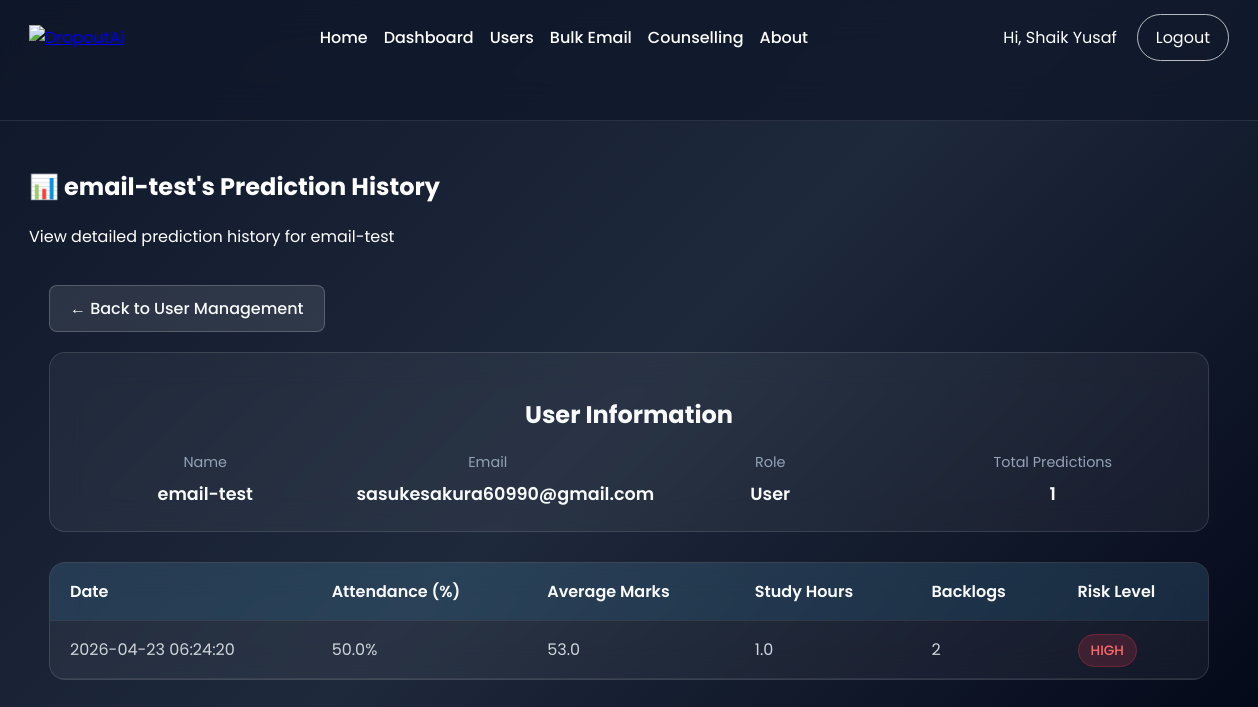
Screenshot of /admin/user_history/5 (signed in) with the database file from the repository.
### tables this page shows
CREATE TABLE users (
            id INTEGER PRIMARY KEY AUTOINCREMENT,
            name TEXT NOT NULL,
            email TEXT NOT NULL UNIQUE,
            password TEXT NOT NULL,
            role TEXT NOT NULL
        );

CREATE TABLE predictions (
            id INTEGER PRIMARY KEY AUTOINCREMENT,
            user_id INTEGER NOT NULL,
            attendance REAL NOT NULL,
            avg_marks REAL NOT NULL,
            study_hours REAL NOT NULL,
            backlogs INTEGER NOT NULL,
            risk_level TEXT NOT NULL,
            prediction_date TIMESTAMP DEFAULT CURRENT_TIMESTAMP,
            FOREIGN KEY (user_id) REFERENCES users (id)
        );

### app.py (the view)
@app.route('/admin/user_history/<int:user_id>')
@admin_required
def admin_user_history(user_id):
    user = query_db('SELECT * FROM users WHERE id = ?', [user_id], one=True)
    if not user:
        flash('User not found.', 'error')
        return redirect(url_for('admin_users'))
    predictions = query_db(
        'SELECT * FROM predictions WHERE user_id = ? ORDER BY prediction_date DESC',
        [user_id]
    )
    history_data = []
    for pred in predictions:
        history_data.append({
            'id': pred['id'],
            'attendance': pred['attendance'],
            'avg_marks': pred['avg_marks'],
            'study_hours': pred['study_hours'],
            'backlogs': pred['backlogs'],
            'risk_level': pred['risk_level'],
            'prediction_date': pred['prediction_date']
        })
    return render_template('admin_user_history.html',
                         user=user,
                         predictions=history_data)

### app.py (called while the page is built)
def get_db():
    db = getattr(g, '_database', None)
    if db is None:
        db = g._database = sqlite3.connect(DATABASE)
        db.row_factory = sqlite3.Row
    return db

def query_db(query, args=(), one=False):
    cur = get_db().execute(query, args)
    rv = cur.fetchall()
    cur.close()
    return (rv[0] if rv else None) if one else rv

def init_db():
    db = get_db()
    db.execute(
        '''CREATE TABLE IF NOT EXISTS users (
            id INTEGER PRIMARY KEY AUTOINCREMENT,
            name TEXT NOT NULL,
            email TEXT NOT NULL UNIQUE,
            password TEXT NOT NULL,
            role TEXT NOT NULL
        )'''
    )
    db.execute(
        '''CREATE TABLE IF NOT EXISTS predictions (
            id INTEGER PRIMARY KEY AUTOINCREMENT,
            user_id INTEGER NOT NULL,
            attendance REAL NOT NULL,
            avg_marks REAL NOT NULL,
            study_hours REAL NOT NULL,
            backlogs INTEGER NOT NULL,
            risk_level TEXT NOT NULL,
            prediction_date TIMESTAMP DEFAULT CURRENT_TIMESTAMP,
            FOREIGN KEY (user_id) REFERENCES users (id)
        )'''
    )
    db.commit()

@login_manager.user_loader
def load_user(user_id):
    user = query_db('SELECT * FROM users WHERE id = ?', [user_id], one=True)
    if user:
        return User(user['id'], user['name'], user['email'], user['role'])
    return None

@app.before_request
def before_request():
    init_db()

@app.context_processor
def inject_user():
    return {
        'logged_in': current_user.is_authenticated
    }

@app.teardown_appcontext
def close_connection(exception):
    db = getattr(g, '_database', None)
    if db is not None:
        db.close()

def admin_required(view):
    @wraps(view)
    def wrapped_view(*args, **kwargs):
        if not current_user.is_authenticated:
            flash('Please login to continue.', 'error')
            return redirect(url_for('login'))
        if current_user.role != 'admin':
            flash('Access denied. Admins only.', 'error')
            return redirect(url_for('predict'))
        return view(*args, **kwargs)
    return wrapped_view

### templates/admin_user_history.html (shortened to what this page needs)
{% extends 'base.html' %}
{% block styles %}
<link rel="stylesheet" href="{{ url_for('static', filename='css/style.css') }}">
{% endblock %}
{% block content %}
<section class="hero">
    <div class="hero-left">
        <h1>📊 {{ user.name }}'s Prediction History</h1>
        <p>View detailed prediction history for {{ user.name }}</p>
    </div>
</section>
<section class="section">
    <div class="history-container">
        <a href="{{ url_for('admin_users') }}" class="btn-back">← Back to User Management</a>
        <div class="user-info-card">
            <h2 style="text-align: center; margin-bottom: 20px; color: #f8fafc;">User Information</h2>
            <div class="user-info-grid">
                <div class="user-info-item">
                    <div class="user-info-label">Name</div>
                    <div class="user-info-value">{{ user.name }}</div>
                </div>
                <div class="user-info-item">
                    <div class="user-info-label">Email</div>
                    <div class="user-info-value">{{ user.email }}</div>
                </div>
                <div class="user-info-item">
                    <div class="user-info-label">Role</div>
                    <div class="user-info-value">{{ user.role.title() }}</div>
                </div>
                <div class="user-info-item">
                    <div class="user-info-label">Total Predictions</div>
                    <div class="user-info-value">{{ predictions|length }}</div>
                </div>
            </div>
        </div>
        {% if predictions %}
        <div class="history-table">
            <table>
                <thead>
                    <tr>
                        <th>Date</th>
                        <th>Attendance (%)</th>
                        <th>Average Marks</th>
                        <th>Study Hours</th>
                        <th>Backlogs</th>
                        <th>Risk Level</th>
                    </tr>
                </thead>
                <tbody>
                    {% for prediction in predictions %}
                    <tr>
                        <td>{{ prediction.prediction_date.split('.')[0] if '.' in prediction.prediction_date else prediction.prediction_date }}</td>
                        <td>{{ prediction.attendance }}%</td>
                        <td>{{ prediction.avg_marks }}</td>
                        <td>{{ prediction.study_hours }}</td>
                        <td>{{ prediction.backlogs }}</td>
                        <td>
                            <span class="risk-badge {{ prediction.risk_level.lower() }}">
                                {{ prediction.risk_level }}
                            </span>
                        </td>
                    </tr>
                    {% endfor %}
                </tbody>
            </table>
        </div>
        {% else %}
        <div class="no-history">
            <h3>No Predictions Yet</h3>
            <p>{{ user.name }} hasn't made any predictions yet.</p>
        </div>
        {% endif %}
    </div>
</section>
{% endblock %}

### templates/base.html (shortened to what this page needs)
<!DOCTYPE html>
<html lang="en">
<head>
    <link rel="stylesheet" href="{{ url_for('static', filename='css/style.css') }}">
    {% block styles %}{% endblock %}
</head>
<body>
    <header class="navbar">
        <div class="nav-inner">
            <div class="logo">
                <a href="/"><img src="{{ url_for('static', filename='images/logo.png') }}" alt="DropoutAi"></a>
            </div>
            <nav class="nav-links">
                <a href="/">Home</a>
                {% if logged_in %}
                    {% if current_user.role == 'admin' %}
                        <a href="/dashboard">Dashboard</a>
                        <a href="/admin/users">Users</a>
                        <a href="/admin/bulk_email">Bulk Email</a>
                        <a href="/counselling">Counselling</a>
                    {% else %}
                        <a href="/predict">Predict</a>
                        <a href="/user_dashboard">Dashboard</a>
                        <a href="/user_counselling">Counselling</a>
                        <a href="/analytics">Analytics</a>
                        <a href="/resources">Resources</a>
                    {% endif %}
                {% else %}
                    <a href="/resources">Resources</a>
                {% endif %}
                <a href="/about">About</a>
            </nav>
            <div class="nav-right">
                {% if logged_in %}
                    <span class="user-welcome">Hi, {{ current_user.name }}</span>
                    <a href="/logout" class="btn secondary">Logout</a>
                {% else %}
                    <a href="/login" class="btn login">Login</a>
                    <a href="/signup" class="btn signup">Sign Up</a>
                {% endif %}
            </div>
        </div>
    </header>
    <main class="main-container">
        {% block content %}{% endblock %}
    </main>
</body>
</html>

### static/css/style.css (style rules this page uses)
body { margin: 0; padding: 0; font-family: 'Poppins', sans-serif; background: linear-gradient(135deg, #0f172a, #1e293b, #020617); color: white; min-height: 100vh; }
.navbar { min-height: 120px; background: rgba(15, 23, 42, 0.75); backdrop-filter: blur(20px); border-bottom: 1px solid rgba(255, 255, 255, 0.1); position: sticky; top: 0; z-index: 1000; }
.nav-inner { width: min(1200px, 100%); padding: 14px 24px; margin: 0 auto; display: flex; align-items: center; justify-content: space-between; gap: 16px; }
.logo img { height: 110px; max-width: 100%; width: auto; }
.logo { flex-shrink: 0; }
.nav-links { display: flex; justify-content: center; gap: 16px; align-items: center; flex: 1 1 auto; flex-wrap: wrap; min-width: 0; }
.nav-links a { text-decoration: none; color: white; font-weight: 500; position: relative; transition: color 0.2s ease; }
.nav-links a::after { content: ""; width: 0; height: 2px; background: #ff7b00; position: absolute; left: 0; bottom: -4px; transition: width 0.25s ease; }
.nav-right { display: flex; align-items: center; gap: 10px; flex-shrink: 0; flex-wrap: wrap; justify-content: flex-end; }
.nav-right .btn { margin: 0; padding: 10px 18px; border-radius: 999px; text-decoration: none; display: inline-flex; align-items: center; justify-content: center; }
.nav-right .btn.secondary { border: 1px solid rgba(255, 255, 255, 0.7); color: white; background: transparent; }
.user-welcome { color: white; margin-right: 10px; max-width: 100%; word-break: break-word; }
.main-container { width: min(1200px, 100%); margin: 0 auto; padding: 28px 24px 40px; }

### templates/admin_user_history.html (style rules this page uses)
.history-container { max-width: 1200px; margin: 0 auto; padding: 20px; }
.user-info-card { background: rgba(255, 255, 255, 0.05); border: 1px solid rgba(255, 255, 255, 0.12); border-radius: 16px; padding: 24px; margin-bottom: 30px; backdrop-filter: blur(16px); }
.user-info-grid { display: grid; grid-template-columns: repeat(auto-fit, minmax(200px, 1fr)); gap: 20px; }
.user-info-item { text-align: center; }
.user-info-label { color: #94a3b8; font-size: 0.9rem; margin-bottom: 8px; }
.user-info-value { color: #f8fafc; font-size: 1.1rem; font-weight: 600; }
.history-table { background: rgba(255, 255, 255, 0.05); border-radius: 16px; overflow: hidden; border: 1px solid rgba(255, 255, 255, 0.12); backdrop-filter: blur(16px); }
.history-table table { width: 100%; border-collapse: collapse; }
.history-table th, .history-table td { padding: 16px 20px; text-align: left; border-bottom: 1px solid rgba(255, 255, 255, 0.08); }
.history-table th { background: rgba(56, 189, 248, 0.1); font-weight: 600; color: #f8fafc; }
.history-table td { color: #d1d5db; }
.risk-badge { padding: 6px 12px; border-radius: 20px; font-size: 0.85rem; font-weight: 500; text-transform: uppercase; }
.risk-badge.high { background: rgba(220, 53, 69, 0.2); color: #ff6b6b; border: 1px solid rgba(220, 53, 69, 0.3); }
.btn-back { display: inline-flex; align-items: center; padding: 10px 20px; border-radius: 8px; background: rgba(255, 255, 255, 0.1); color: #f8fafc; text-decoration: none; font-weight: 500; border: 1px solid rgba(255, 255, 255, 0.2); transition: all 0.2s ease; margin-bottom: 20px; }

### rows the page displays
users: name "Shaik Yusaf"
users: name "email-test", email "sasukesakura60990@gmail.com", role "User"
predictions: prediction_date "2026-04-23 06:24:20", attendance "50.0", avg_marks "53.0", study_hours "1.0", backlogs "2", risk_level "HIGH"

### other values shown
{{ predictions|length }} "1"
